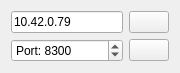
        <widget class="QWidget" name="page_2">
         <property name="geometry">
          <rect>
           <x>0</x>
           <y>0</y>
           <width>180</width>
           <height>72</height>
          </rect>
         </property>
         <attribute name="label">
          <string>UDP Connection</string>
         </attribute>
         <layout class="QGridLayout" name="gridLayout">
          <item row="1" column="0">
           <widget class="QSpinBox" name="udpPortBox">
            <property name="toolTip">
             <string>Port</string>
            </property>
            <property name="prefix">
             <string>Port: </string>
            </property>
            <property name="maximum">
             <number>65535</number>
            </property>
            <property name="value">
             <number>8300</number>
            </property>
           </widget>
          </item>
          <item row="0" column="0">
           <widget class="QLineEdit" name="udpIpEdit">
            <property name="toolTip">
             <string>Host</string>
            </property>
            <property name="text">
             <string>10.42.0.79</string>
            </property>
           </widget>
          </item>
          <item row="1" column="1">
           <widget class="QPushButton" name="udpPingButton">
            <property name="sizePolicy">
             <sizepolicy hsizetype="Fixed" vsizetype="Fixed">
              <horstretch>0</horstretch>
              <verstretch>0</verstretch>
             </sizepolicy>
            </property>
            <property name="toolTip">
             <string>Ping</string>
            </property>
            <property name="text">
             <string/>
            </property>
            <property name="icon">
             <iconset resource="resources.qrc">
              <normaloff>:/models/Icons/Ping Pong-96.png</normaloff>:/models/Icons/Ping Pong-96.png</iconset>
            </property>
           </widget>
          </item>
          <item row="0" column="1">
           <widget class="QPushButton" name="udpConnectButton">
            <property name="enabled">
             <bool>true</bool>
            </property>
            <property name="sizePolicy">
             <sizepolicy hsizetype="Fixed" vsizetype="Fixed">
              <horstretch>0</horstretch>
              <verstretch>0</verstretch>
             </sizepolicy>
            </property>
            <property name="toolTip">
             <string>Connect</string>
            </property>
            <property name="text">
             <string/>
            </property>
            <property name="icon">
             <iconset resource="resources.qrc">
              <normaloff>:/models/Icons/Connected-96.png</normaloff>:/models/Icons/Connected-96.png</iconset>
            </property>
           </widget>
          </item>
         </layout>
        </widget>
